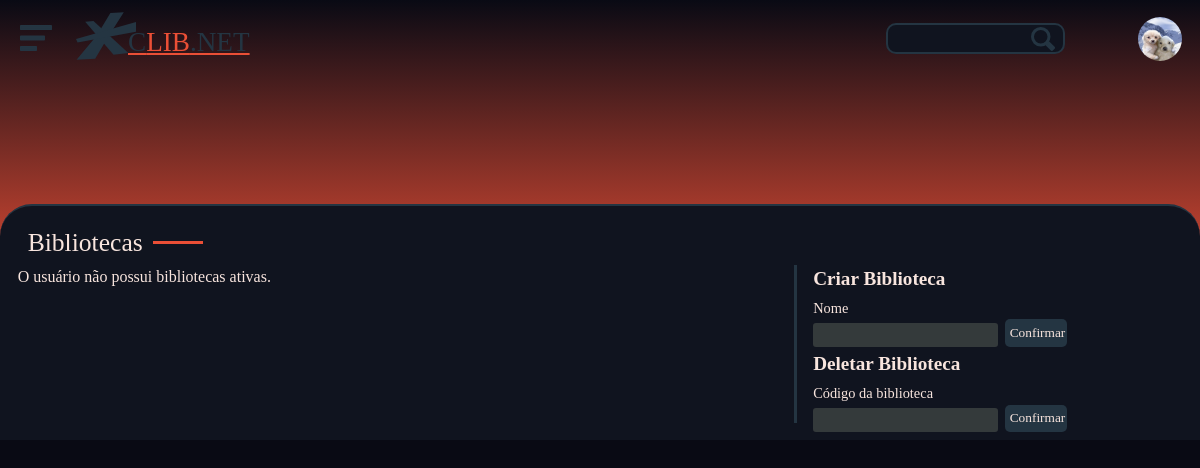
Page /Web/PHP/bibliotecas.php (signed in) on the earlier database version.
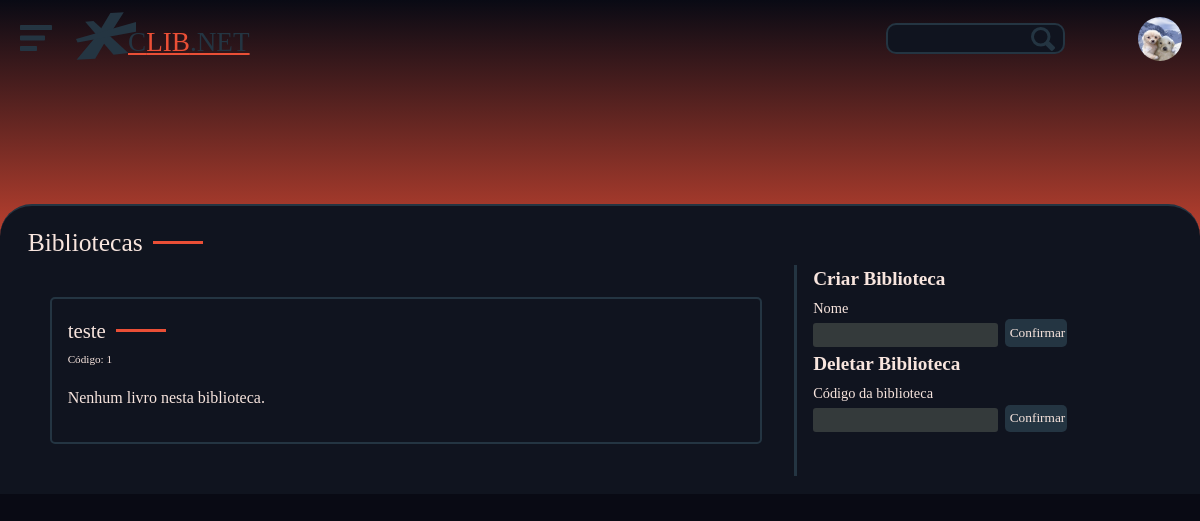
Same page on the later database version.
### tables this page shows
CREATE TABLE tb_bibliotecas (
    cod INTEGER PRIMARY KEY AUTO_INCREMENT,
ativo BOOLEAN DEFAULT true,
descricao VARCHAR(500),
    nome VARCHAR(60),
    codusuario INTEGER,
CONSTRAINT fk_codusuario FOREIGN KEY(codusuario) REFERENCES tb_usuarios(cod) 
);

### Web/PHP/components/contentLoader/bibliotecasInfo.php (shortened to what the changed rows need)
<?php
$conn = connect();
if (isset($_SESSION['id'])) {
    $idU = $_SESSION['id'];
    $sqlBibliotecas = "
        SELECT cod, nome, ativo
        FROM tb_bibliotecas
        WHERE codusuario = ? AND ativo = 1";
    $stmtBibliotecas = $conn->prepare($sqlBibliotecas);
    $stmtBibliotecas->bind_param("i", $idU);
    $stmtBibliotecas->execute();
    $stmtBibliotecas->store_result();
    echo '<div class="sectionTitle"> Bibliotecas </div>
                <div class="bibliotecaSection flex" style="flex-direction: row-reverse;">
                    <div class="forumCommentSection size4">
                        <form  method="POST" enctype="multipart/form-data" action="">
                            <div class="controlTitulo">
                                <t3 style="font-weight:bold">Criar Biblioteca</t3>
                            </div>
                            <div class="controlInputSection flexColumn">
                                <label class="controlLabel" for="nome">Nome</label>
                                <div class="flex">
                                    <input class="controlInput size6" type="text" name="nome" id="nome" required>
                                    <input class="controlBtn size2" type="submit" name="submit" value="Confirmar">
                                </div>
                            </div>
                        </form>
                        <form  method="POST" enctype="multipart/form-data" action="">
                            <div class="controlTitulo">
                                <t3 style="font-weight:bold">Deletar Biblioteca</t3>
                            </div>
                            <div class="controlInputSection flexColumn">
                                <label class="controlLabel" for="codDel">Código da biblioteca</label>
                                <div class="flex">
                                    <input class="controlInput size6" type="text" name="cod" id="cod" required>
                                    <input class="controlBtn size2" type="submit" name="submitDel" value="Confirmar">
                                </div>
                            </div>
                        </form>
                    </div>';
    if ($stmtBibliotecas->num_rows > 0) {
        $stmtBibliotecas->bind_result($bibliotecaCod, $bibliotecaNome, $bibliotecaAtivo);
        echo '<div class="size8">';
        while ($stmtBibliotecas->fetch()) {
            if ($bibliotecaAtivo == true) {
                echo '<div class="bibliotecaCard">
                    <span class="flex alignCenter">' . htmlspecialchars($bibliotecaNome) . '</span><st1>Código: '.$bibliotecaCod.'</st1> ';
                $sqlLivros = "
                SELECT l.cod, l.nome, l.descricao, l.imagem, l.arquivo
                FROM tb_livros_bibliotecas lb
                JOIN tb_livros l ON lb.codlivro = l.cod
                WHERE lb.codbiblioteca = ?";
                $stmtLivros = $conn->prepare($sqlLivros);
                $stmtLivros->bind_param("i", $bibliotecaCod);
                $stmtLivros->execute();
                $stmtLivros->store_result();
                if ($stmtLivros->num_rows > 0) {
                    $stmtLivros->bind_result($id, $livroNome, $livroDesc, $livroImg, $livroArq);
                    echo '<div class="grid size12" style="row-gap: 1rem; column-gap: 1rem; padding-right: 2rem; grid-template-columns: 33% 33% 33%;  ">';
                    while ($stmtLivros->fetch()) {
                        echo '
                        <div class="sectionCardRow flex size12" style="margin:0">
                            <div class="sectionCardColumnCapa">
                                <img class="sectionCardColumnImg" src="../SRC/capas/' . htmlspecialchars($livroImg) . '">
                            </div>
                            <div class="sectionCardRowContent">
                                <div class="sectionCardRowTitulo">
                                    <a href="produto.php?id=' . $id . '">' . htmlspecialchars($livroNome) . '</a>
                                </div>
                                <a href="../SRC/livros/'.htmlspecialchars($livroArq).'" class="bibliotecaBtn">
                                Ler Livro
                                </a>
                            </div>
                        </div>';
                    }
                } else {
                    echo '<p>Nenhum livro nesta biblioteca.</p></div>';
                }
                echo '</div></div>';
            }
        }
        echo '</div></div>';
    } else {
        echo '<div class="size8">O usuário não possui bibliotecas ativas.</div></div></div>';
    }
}
?>

Differences in the rows shown:
added tb_bibliotecas: nome "teste", cod "1"
Other differences:
text no longer shown: "O usuário não possui bibliotecas ativas."
